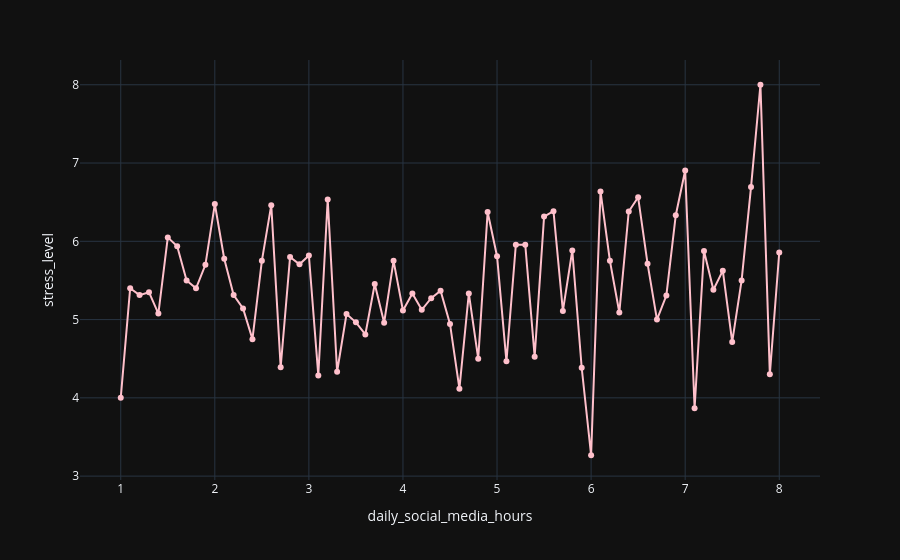

The notebook cell this image was saved under:
### Code cell
d = df.groupby('daily_social_media_hours')[['stress_level', 'anxiety_level']].mean().reset_index()

fig = px.line(
    data_frame=d,
    x='daily_social_media_hours',
    y='stress_level',
    markers=True,
    template='plotly_dark',
    color_discrete_sequence=['pink']
)

fig.show()

### Figure 1 — Plotly figure (JSON) as saved in the notebook; plotly's stock layout.template omitted (floating-point values rounded to 4 significant figures)
{"data": [{"hovertemplate": "daily_social_media_hours=%{x}<br>stress_level=%{y}<extra></extra>", "legendgroup": "", "line": {"color": "pink", "dash": "solid"}, "marker": {"symbol": "circle"}, "mode": "lines+markers", "name": "", "orientation": "v", "showlegend": false, "type": "scatter", "x": [1.0, 1.1, 1.2, 1.3, 1.4, 1.5, 1.6, 1.7, 1.8, 1.9, 2.0, 2.1, 2.2, 2.3, 2.4, 2.5, 2.6, 2.7, 2.8, 2.9, 3.0, 3.1, 3.2, 3.3, 3.4, 3.5, 3.6, 3.7, 3.8, 3.9, 4.0, 4.1, 4.2, 4.3, 4.4, 4.5, 4.6, 4.7, 4.8, 4.9, 5.0, 5.1, 5.2, 5.3, 5.4, 5.5, 5.6, 5.7, 5.8, 5.9, 6.0, 6.1, 6.2, 6.3, 6.4, 6.5, 6.6, 6.7, 6.8, 6.9, 7.0, 7.1, 7.2, 7.3, 7.4, 7.5, 7.6, 7.7, 7.8, 7.9, 8.0], "xaxis": "x", "y": [4.0, 5.4, 5.312, 5.35, 5.077, 6.05, 5.938, 5.5, 5.4, 5.7, 6.476, 5.778, 5.312, 5.143, 4.75, 5.75, 6.462, 4.391, 5.8, 5.706, 5.818, 4.286, 6.533, 4.333, 5.071, 4.964, 4.81, 5.455, 4.96, 5.75, 5.115, 5.333, 5.125, 5.273, 5.368, 4.944, 4.118, 5.333, 4.5, 6.375, 5.81, 4.467, 5.957, 5.957, 4.526, 6.316, 6.385, 5.111, 5.882, 4.385, 3.267, 6.636, 5.75, 5.091, 6.381, 6.562, 5.714, 5.0, 5.308, 6.333, 6.905, 3.867, 5.875, 5.381, 5.625, 4.714, 5.5, 6.692, 8.0, 4.3, 5.857], "yaxis": "y"}], "layout": {"legend": {"tracegroupgap": 0}, "margin": {"t": 60}, "xaxis": {"anchor": "y", "domain": [0, 1], "title": {"text": "daily_social_media_hours"}}, "yaxis": {"anchor": "x", "domain": [0, 1], "title": {"text": "stress_level"}}}}
